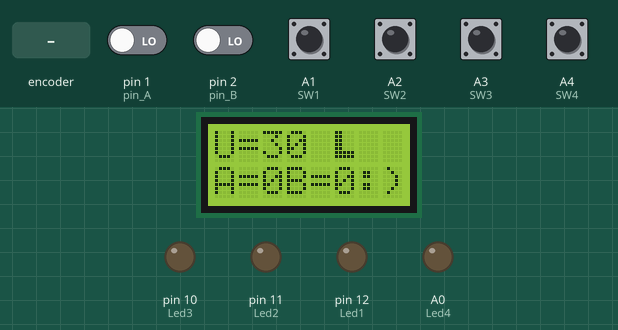
This sketch was run on a simulated Arduino Uno, built with avr-gcc and run on an emulated ATmega328P. Shown: 8×2 character LCD, output pins drawn as LEDs (lit = HIGH). Inputs (shaded band) come from the test bench; at power-on: A1 (SW1), A2 (SW2), A3 (SW3), A4 (SW4) HIGH, pin 1 (pin_A), pin 2 (pin_B) LOW.

Above: at 1.2 s.
1.3 s: A1 (SW1) pulled LOW for 0.15 s
At 1.49 s:
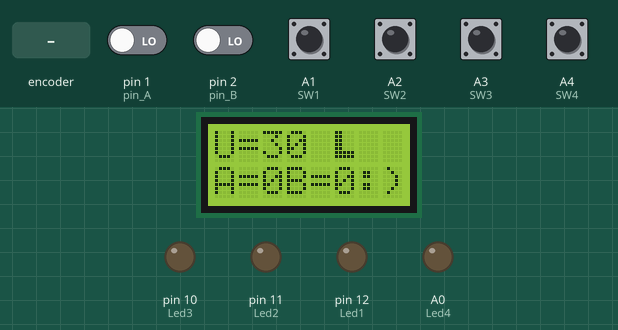
3.1 s: rotary encoder on pin 1 (pin_A) / pin 2 (pin_B) turned 3 steps (first pin leading)
At 4.2 s:
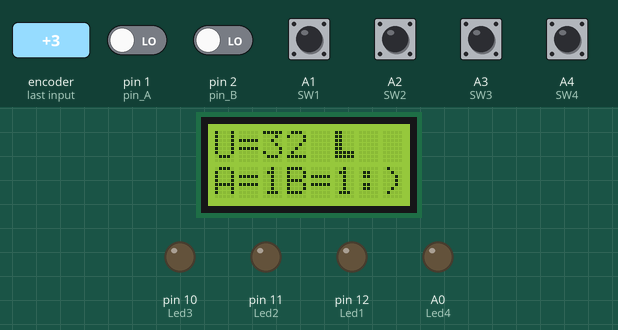
5.2 s: rotary encoder on pin 1 (pin_A) / pin 2 (pin_B) turned 1 step (first pin leading)
At 6.7 s:
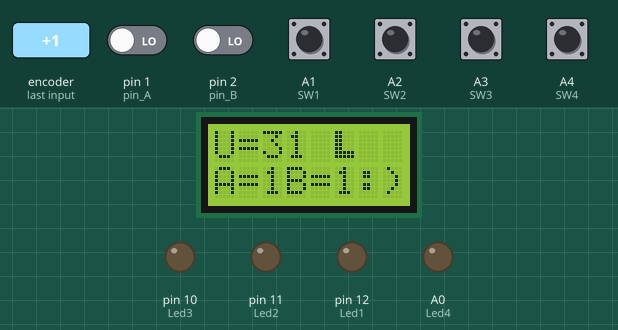
7.0 s: A4 (SW4) pulled LOW for 0.15 s
At 7.15 s:
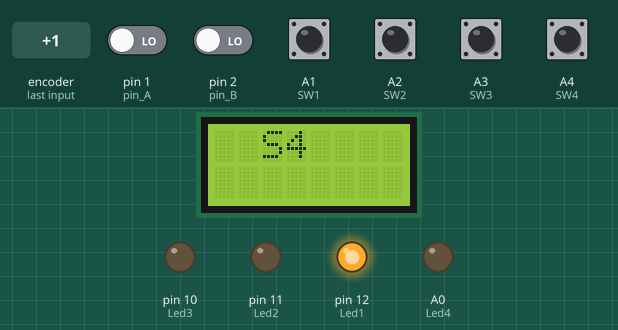
8.8 s: A2 (SW2) pulled LOW for 0.15 s
At 10.2 s:
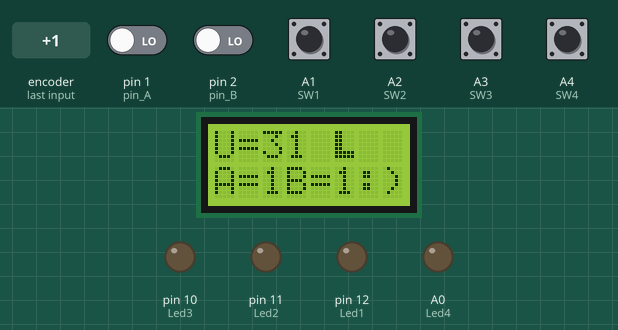
Timing chart, 0 to 11.6 s (numbered marks = the images above; inputs shaded):
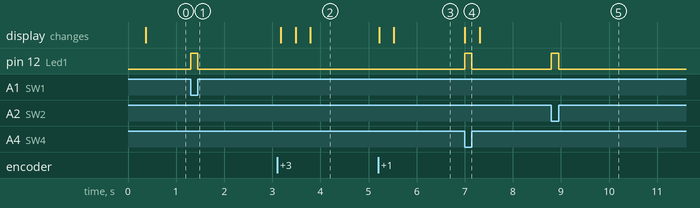

Measured:
- after the input at 1.3 s, pin 12 (Led1): LOW → HIGH at once, → LOW 0.15 s later
- after the input at 3.1 s, the display: first changes after 0.08 s (image 2 shows a later state)
- after the input at 5.2 s, the display: first changes at once (image 3 shows a later state)
- after the input at 7.0 s, pin 12 (Led1): LOW → HIGH at once, → LOW 0.15 s later; the display: changes at once (image 4)
- after the input at 8.8 s, pin 12 (Led1): LOW → HIGH at once, → LOW 0.15 s later

The sketch:

lcd1_04.ino
```cpp
/*
     Pinouts:
                                      +-----+
         +----[PWR]-------------------| USB |--+
         |                            +-----+  |
         |         GND/RST2  [ ][ ]            |
         |       MOSI2/SCK2  [ ][ ]  A5/SCL[ ] |   C5
         |          5V/MISO2 [ ][ ]  A4/SDA[ ] |   C4
         |                             AREF[ ] |
         |                              GND[ ] |
         | [ ]N/C                    SCK/13[ ] |  PB5
         | [ ]IOREF                 MISO/12[ ] |   .
         | [ ]RST                   MOSI/11[ ]~|   .
         | [ ]3V3    +---+               10[ ]~|   .
         | [ ]5v    -| A |-               9[ ]~|   .
         | [ ]GND   -| R |-               8[ ] |  PB0
         | [ ]GND   -| D |-                    |
         | [ ]Vin   -| U |-               7[ ] |  PD7
         |          -| I |-               6[ ]~|   .
     PC0 | [ ]A0    -| N |-               5[ ]~|   .
      .  | [ ]A1    -| O |-               4[ ] |   .
      .  | [ ]A2     +---+           INT1/3[ ]~|   .
      .  | [ ]A3                     INT0/2[ ] |   .
      .  | [ ]A4/SDA  RST SCK MISO     TX>1[ ] |   .
     PC5 | [ ]A5/SCL  [ ] [ ] [ ]      RX<0[ ] |  PD0
         |            [ ] [ ] [ ]              |
         |  UNO_R3    GND MOSI 5V  ____________/
          \_______________________/

      http://busyducks.com/ascii-art-arduinos

  Przykład programu do obsługi modułu AVT1722 miniLCD z:
  - wyświetlaczem LCD 2x8 znaków
  - diodą LED RGB G 10, R 11, B 12 (kolor podłączenie arduino)
  - 4 przyciskami A1,A2,A3,A4
  - przekaźnik A0
  - impulsator 0 1 2
*/
#include <LiquidCrystal.h>          //biblioteka obsługi LCD

//#include "Timers.h"               // dołączona biblioteka Timers z forum android http://bit.ly/arduinotimer
//Timers <2> akcja;

#include "TimerOne.h"               //biblioteka obslugi timera TimerOne

unsigned long currentTime;
unsigned long loopTime;
const int pin_A = 1;                // pin 1 impulsatora
const int pin_B = 2;                // pin 2 impulsatora
unsigned char odczyt_A;
unsigned char odczyt_B;
unsigned char odczyt_A_ostatni = 0;
unsigned char odczyt_B_ostatni = 0;
int pwm = 30;                      // ustawienie wartości PWM
int delta = 1;                      // o ile zmniejszyć wartość

const int Led1 = 12;                //przypisanie aliasów do pinów portów
const int Led2 = 11;
const int Led3 = 10;
const int Led4 = A0;
const int SW1 = A1;
const int SW2 = A2;
const int SW3 = A3;
const int SW4 = A4;

LiquidCrystal lcd(8, 9, 4, 5, 6, 7);//konfigurowanie linii do których został dołączony LCD
byte st[8] = {                      //tablica znaku stopnia dla wyświetlacza LCD
  B11000,
  B11000,
  B11000,
  B11000,
  B11000,
  B11111,
  B11111,
};

void impulsator() {
  lcd.clear();                      //czyszczenie LCD
  odczyt_A = digitalRead(pin_A);    //czytaj stany impulsatora
  odczyt_B = digitalRead(pin_B);
  if ((odczyt_B != odczyt_B_ostatni && odczyt_A == 1) || (odczyt_A != odczyt_A_ostatni && odczyt_B == 0 && odczyt_A == 0)){
    if (pwm - delta >= 0)           //zmniejsz wartość, ale nie zejdź poniżej zera
      pwm -= delta;
  }

  if ((odczyt_A != odczyt_A_ostatni && odczyt_B == 1) || (odczyt_B != odczyt_B_ostatni && odczyt_A == 0 && odczyt_B == 0)){
    if (pwm + delta <= 255)        //zwiększ wartość, ale nie przekrocz 255
      pwm += delta;
  }
  odczyt_A_ostatni = odczyt_A;     // zapisz wartość A na następną pętlę
  odczyt_B_ostatni = odczyt_B;     // zapisz wartość B na następną pętlę
  noweznaki();
}

void noweznaki() {
  lcd.setCursor(0, 0);             //ustawienie kursora
  lcd.print("U=");                 //wyświetlenie napisu U=
  lcd.print(pwm);
  lcd.print(" ");                  //wyświetlenie napisu :)
  lcd.write((uint8_t)0);           //wyświetlenie znaku zdefiniowanego 0
  lcd.setCursor(0, 1);             //ustawienie kursora na drugim wierszu, pierwszej kolumnie
  lcd.print("A=");                 //wyświetlenie napisu A=
  lcd.print(odczyt_A);
  lcd.print("B=");                 //wyświetlenie napisu B=
  lcd.print(odczyt_B);
  lcd.print(":)");                 //wyświetlenie znaku :)
}

void sprawdzprzycisk(int SW, int i)
{
  if (digitalRead(SW) == LOW) {
    digitalWrite(Led1, HIGH);      //zaświecenie LED1
    lcd.clear();                   //czyszczenie LCD
    lcd.setCursor(2, 0);           //ustawienie kursora w pierwszym rzędzie i drugiej kolumnie LCD
    lcd.print("S"); lcd.print(i);  //wyświetlenie nazwy przycisku
    while (digitalRead(SW) == LOW);//oczekiwanie na zwolnienie przycisku S1
  } else {                         //w przeciwnym razie
    digitalWrite(Led1, LOW);       //wyłączenie diody LED1
  }
}

void przyciski() {
  sprawdzprzycisk(SW1, 1);         //sprawdzenie czy naciśnięto przycisk S1
  sprawdzprzycisk(SW2, 2);         //sprawdzenie czy naciśnięto przycisk S2
  sprawdzprzycisk(SW3, 3);         //sprawdzenie czy naciśnięto przycisk S3
  sprawdzprzycisk(SW4, 4);         //sprawdzenie czy naciśnięto przycisk S4
}


void setup() {                     //funkcja inicjalizacji
  lcd.begin(8, 2);                 //konfigurowanie rozdzielczości LCD
  lcd.createChar(0, st);           //funkcja utworzenia własnego znaku z tablicy st o kodzie 0
  analogReference(DEFAULT);        //konfigurowanie napięcia odniesienia dla przetwornika A/C - domyślnie 5V
  pinMode(Led1, OUTPUT);           //konfigurowanie I/O, do których są dołączone diody LED
  pinMode(Led2, OUTPUT);
  pinMode(Led3, OUTPUT);
  pinMode(Led4, OUTPUT);
  pinMode(SW1, INPUT);             //konfigurowanie I/O, do których są dołączone przyciski
  pinMode(SW2, INPUT);
  pinMode(SW3, INPUT);
  pinMode(SW4, INPUT);
  digitalWrite(SW1, HIGH);         //dołączenie wewnętrznych rezystorów zasilających
  digitalWrite(SW2, HIGH);
  digitalWrite(SW3, HIGH);
  digitalWrite(SW4, HIGH);
  digitalWrite(Led1, LOW);         //wyłączenie diod LED
  digitalWrite(Led2, LOW);
  digitalWrite(Led3, LOW);
  digitalWrite(Led4, LOW);
  //akcja.attach(0, 122, przyciski); // Wątek 1
  //akcja.attach(1, 30, impulsator); // Wątek 2
  loopTime = currentTime;
  pinMode(pin_A, INPUT);
  pinMode(pin_B, INPUT);
  Timer1.initialize(30000);      //inicjalizacja timer 1 - przerwanie co 100 ms
  Timer1.attachInterrupt(impulsator);   //uruchomienie przerwania od timer 1 w procedurze on_A
  //attachInterrupt(pin_A, on_A, RISING);
  //attachInterrupt(pin_B, on_B, RISING);
}

void loop() {                      //pętla główna programu
  przyciski();
}                                  //koniec pętli głównej
```
